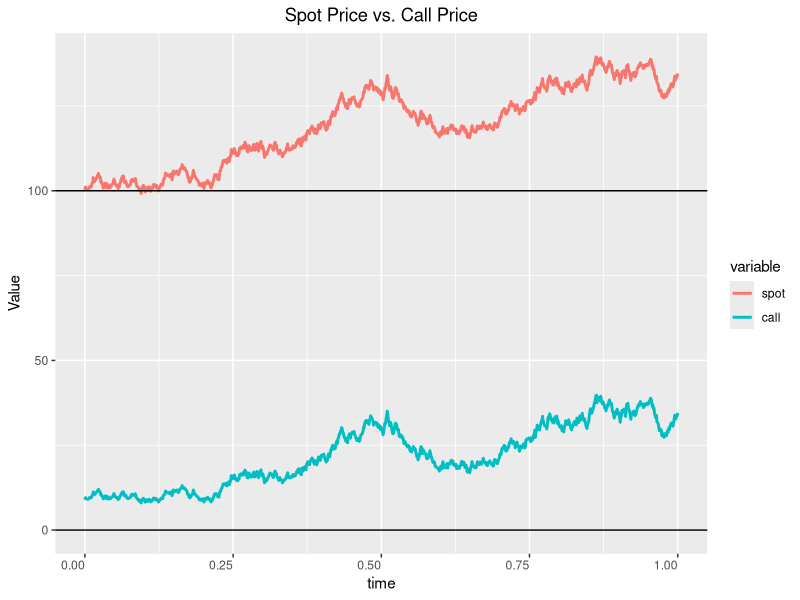
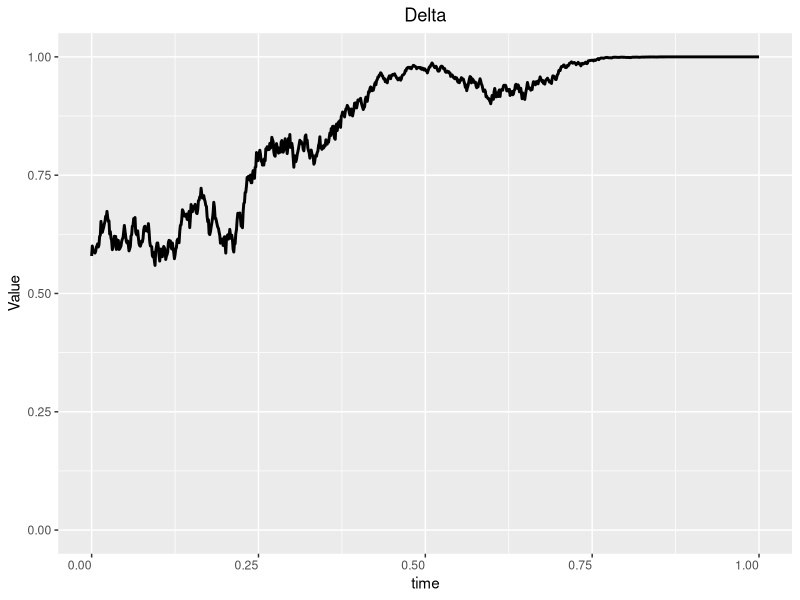
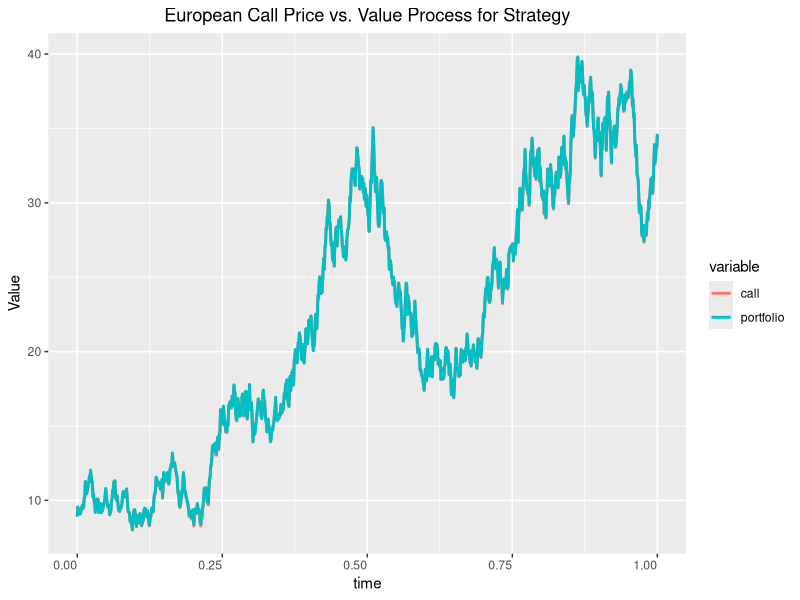
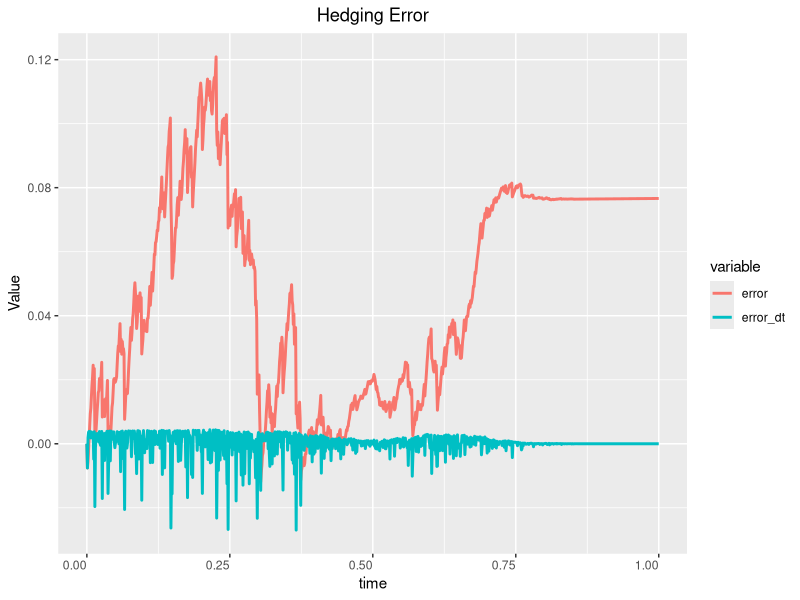

These figures' R source, in order:

rm(list=ls())

library(ggplot2)
library(timeDate)
library(reshape2)

## Functions used
d1 <- function(S,K,r,q,sigma,tau){
  (log(S/K)+(r-q)*tau + 1/2*sigma^2*tau)/(sigma*sqrt(tau))
}


d2 <- function(S,K,r,q,sigma,tau){
  d1(S,K,r,q,sigma,tau) - sigma*sqrt(tau)
}


# Black-Scholes Price function
C <- function(S,K,r,q,sigma,tau,option="Call"){
  d1 <- d1(S,K,r,q,sigma,tau)
  d2 <- d2(S,K,r,q,sigma,tau)
  
  if (option=="Call"){
    result <- exp(-q*tau)*S*pnorm(d1) - K*exp(-r*tau)*pnorm(d2)
  }
  
  if (option=="Put"){
    result <-  exp(-q*tau)*S*pnorm(d1) - K*exp(-r*tau)*pnorm(d2) -exp(-q*tau)*S + K*exp(-r*tau)
  }
  result
}
C <- Vectorize(C)

# Black-Scholes Delta
BS.Delta <- function(S,K,r,q,sigma,tau,option="Call"){
  
  if (option == "Call"){
    result <-  exp(-q*tau)*pnorm(d1(S,K,r,q,sigma,tau))
  }
  
  if (option == "Put"){
    result <-  exp(-q*tau)*(pnorm(d1(S,K,r,q,sigma,tau))-1)
  }
  
  result
}

BS.Delta <- Vectorize(BS.Delta)

## Simulate S and illustrate corresponding arbitrage-free price

# Model parameters
mu <- 0.07
sigma <- 0.2

# Market parameters
q <- 0
r <- 0.02
S0 <- 100
K <- 100 # Initially at-the-money
T <- 1

# Time grid
N <- 1000
t <- seq(0,T,length=N+1) # N intervals
tau <- T -t 
dt <- 1/N   # Equidistant time step for each simulated path

# Simulate S under P
set.seed(321)
Z <- rnorm(N, mean=0, sd=1) 
X <- cumsum((mu-1/2*sigma^2)*dt + sigma*sqrt(dt)*Z)
S <- c(S0,S0*exp(X))

call_prices <- C(S=S, K=K, r=r,q=q, sigma=sigma,tau=tau)
delta <- BS.Delta(S=S, K=K, r=r,q=q, sigma=sigma,tau=tau)

df <- data.frame(time=t, spot=S, call=call_prices, delta=delta)

df_melt <- melt(df, id = "time", measure.vars = c("spot", "call"))


ggplot(data=df_melt, aes(x=time, y=value, color=variable)) + 
  geom_line(size=1) +
  geom_hline(aes(yintercept=K)) +
  geom_hline(aes(yintercept=0)) +
  xlab("time") +
  ylab("Value") +
  theme(plot.title = element_text(hjust = 0.5)) +
  ggtitle("Spot Price vs. Call Price")+
  theme(plot.title = element_text(lineheight=0.8) # face="bold"
        ,axis.text.x = element_text(angle = 0, hjust = 1,vjust=1))


ggplot(data=df, aes(x=time, y=delta)) + 
  geom_line(size=1) +
  xlab("time") +
  ylab("Value") +
  ylim(c(0,1)) +
  theme(plot.title = element_text(hjust = 0.5)) +
  ggtitle("Delta")+
  theme(plot.title = element_text(lineheight=0.8) # face="bold"
        ,axis.text.x = element_text(angle = 0, hjust = 1,vjust=1))


## delta hedging strategy

delta_hedge_error <- function(S,K,r,q,sigma, tau, call_price, strategy=-1,option="Call"){
  
  delta   <- BS.Delta(S=S,K=K,r=r,q=q, sigma=sigma,tau=tau, option=option)
  
  n            <- length(S[-length(S)])
  V            <- numeric(n+1); V[1] <- call_price[1] # Value process 
  Pi           <- numeric(n+1);Pi[1]  <- 0  ### Path of PL/Hedging Error
  dPi          <- numeric(n+1);dPi[1] <- 0  ### Hedging error over time interval
  
  if (length(r)==1){r<-rep(r,n)}
  if (length(q)==1){q<-rep(q,n)}
  
  for (i in 1:n){
    B       <- Pi[i] + strategy*delta[i]*S[i] - strategy*call_price[i] # Rebalance with money account
    V[i+1] <- exp(r[i]*dt)*B - strategy*delta[i]*exp(q[i]*dt)*S[i+1] # Mark-to-market for portfolio
    Pi[i+1] <- V[i+1] + strategy*call_price[i+1] # Mark-to-market for adjusted portfolio/cumulated hedging error
    dPi[i+1] <- Pi[i+1] - Pi[i] # 
  }
  output=list(pf_value= V, error_cum = Pi, error_dt = dPi) # Save output
}

res <- delta_hedge_error(S=S,K=K,r=r,q=0,sigma=sigma, tau=tau, call_price=call_prices, strategy=-1,option="Call")


## Compare hedging strategy with price process
df$portfolio <- res$pf_value

df_melt <- melt(df, id = "time", measure.vars = c("call", "portfolio"))

ggplot(data=df_melt, aes(x=time, y=value, color=variable)) + 
  geom_line(size=1) +
  xlab("time") +
  ylab("Value") +
  theme(plot.title = element_text(hjust = 0.5)) +
  ggtitle("European Call Price vs. Value Process for Strategy")+
  theme(plot.title = element_text(lineheight=0.8) # face="bold"
        ,axis.text.x = element_text(angle = 0, hjust = 1,vjust=1))

# Plot error
df_error <- data.frame(time=t, error=res$error_cum, error_dt=res$error_dt)
df_melt <- melt(df_error, id = "time", measure.vars = c("error", "error_dt"))

ggplot(data=df_melt, aes(x=time, y=value, color=variable)) + 
  geom_line(size=1) +
  xlab("time") +
  ylab("Value") +
  theme(plot.title = element_text(hjust = 0.5)) +
  ggtitle("Hedging Error")+
  theme(plot.title = element_text(lineheight=0.8) # face="bold"
        ,axis.text.x = element_text(angle = 0, hjust = 1,vjust=1))

